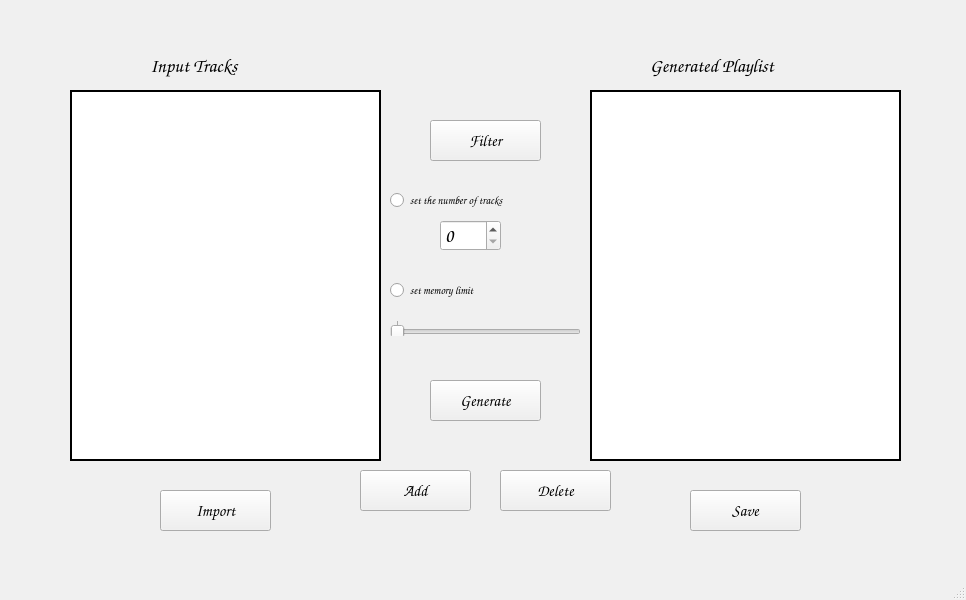
<?xml version="1.0" encoding="UTF-8"?>
<ui version="4.0">
 <class>MainWindow</class>
 <widget class="QMainWindow" name="MainWindow">
  <property name="windowModality">
   <enum>Qt::NonModal</enum>
  </property>
  <property name="geometry">
   <rect>
    <x>0</x>
    <y>0</y>
    <width>966</width>
    <height>600</height>
   </rect>
  </property>
  <property name="palette">
   <palette>
    <active>
     <colorrole role="Button">
      <brush brushstyle="SolidPattern">
       <color alpha="255">
        <red>52</red>
        <green>73</green>
        <blue>166</blue>
       </color>
      </brush>
     </colorrole>
     <colorrole role="Window">
      <brush brushstyle="SolidPattern">
       <color alpha="255">
        <red>143</red>
        <green>143</green>
        <blue>143</blue>
       </color>
      </brush>
     </colorrole>
    </active>
    <inactive>
     <colorrole role="Button">
      <brush brushstyle="SolidPattern">
       <color alpha="255">
        <red>240</red>
        <green>240</green>
        <blue>240</blue>
       </color>
      </brush>
     </colorrole>
     <colorrole role="Window">
      <brush brushstyle="SolidPattern">
       <color alpha="255">
        <red>240</red>
        <green>240</green>
        <blue>240</blue>
       </color>
      </brush>
     </colorrole>
    </inactive>
    <disabled>
     <colorrole role="Button">
      <brush brushstyle="SolidPattern">
       <color alpha="255">
        <red>52</red>
        <green>73</green>
        <blue>166</blue>
       </color>
      </brush>
     </colorrole>
     <colorrole role="Window">
      <brush brushstyle="SolidPattern">
       <color alpha="255">
        <red>143</red>
        <green>143</green>
        <blue>143</blue>
       </color>
      </brush>
     </colorrole>
    </disabled>
   </palette>
  </property>
  <property name="font">
   <font>
    <family>Comic Sans MS</family>
    <pointsize>14</pointsize>
    <bold>true</bold>
   </font>
  </property>
  <property name="windowTitle">
   <string>Playlist Generator</string>
  </property>
  <property name="windowIcon">
   <iconset theme="audio-input-microphone">
    <normaloff>.</normaloff>.</iconset>
  </property>
  <property name="windowOpacity">
   <double>2.000000000000000</double>
  </property>
  <widget class="QWidget" name="centralwidget">
   <widget class="QPushButton" name="importButton">
    <property name="geometry">
     <rect>
      <x>160</x>
      <y>490</y>
      <width>111</width>
      <height>41</height>
     </rect>
    </property>
    <property name="font">
     <font>
      <family>Comic Sans MS</family>
      <pointsize>12</pointsize>
      <bold>true</bold>
     </font>
    </property>
    <property name="text">
     <string>Import</string>
    </property>
   </widget>
   <widget class="QListWidget" name="listImport">
    <property name="geometry">
     <rect>
      <x>70</x>
      <y>90</y>
      <width>311</width>
      <height>371</height>
     </rect>
    </property>
    <property name="palette">
     <palette>
      <active>
       <colorrole role="Button">
        <brush brushstyle="SolidPattern">
         <color alpha="255">
          <red>255</red>
          <green>255</green>
          <blue>255</blue>
         </color>
        </brush>
       </colorrole>
       <colorrole role="Base">
        <brush brushstyle="SolidPattern">
         <color alpha="255">
          <red>170</red>
          <green>170</green>
          <blue>255</blue>
         </color>
        </brush>
       </colorrole>
      </active>
      <inactive>
       <colorrole role="Button">
        <brush brushstyle="SolidPattern">
         <color alpha="255">
          <red>240</red>
          <green>240</green>
          <blue>240</blue>
         </color>
        </brush>
       </colorrole>
       <colorrole role="Base">
        <brush brushstyle="SolidPattern">
         <color alpha="255">
          <red>255</red>
          <green>255</green>
          <blue>255</blue>
         </color>
        </brush>
       </colorrole>
      </inactive>
      <disabled>
       <colorrole role="Button">
        <brush brushstyle="SolidPattern">
         <color alpha="255">
          <red>255</red>
          <green>255</green>
          <blue>255</blue>
         </color>
        </brush>
       </colorrole>
       <colorrole role="Base">
        <brush brushstyle="SolidPattern">
         <color alpha="255">
          <red>240</red>
          <green>240</green>
          <blue>240</blue>
         </color>
        </brush>
       </colorrole>
      </disabled>
     </palette>
    </property>
    <property name="frameShape">
     <enum>QFrame::Box</enum>
    </property>
    <property name="frameShadow">
     <enum>QFrame::Plain</enum>
    </property>
    <property name="lineWidth">
     <number>2</number>
    </property>
    <property name="isWrapping" stdset="0">
     <bool>false</bool>
    </property>
   </widget>
   <widget class="QListWidget" name="listGenerate">
    <property name="geometry">
     <rect>
      <x>590</x>
      <y>90</y>
      <width>311</width>
      <height>371</height>
     </rect>
    </property>
    <property name="palette">
     <palette>
      <active>
       <colorrole role="Base">
        <brush brushstyle="SolidPattern">
         <color alpha="255">
          <red>170</red>
          <green>170</green>
          <blue>255</blue>
         </color>
        </brush>
       </colorrole>
      </active>
      <inactive>
       <colorrole role="Base">
        <brush brushstyle="SolidPattern">
         <color alpha="255">
          <red>255</red>
          <green>255</green>
          <blue>255</blue>
         </color>
        </brush>
       </colorrole>
      </inactive>
      <disabled>
       <colorrole role="Base">
        <brush brushstyle="SolidPattern">
         <color alpha="255">
          <red>240</red>
          <green>240</green>
          <blue>240</blue>
         </color>
        </brush>
       </colorrole>
      </disabled>
     </palette>
    </property>
    <property name="frameShape">
     <enum>QFrame::Box</enum>
    </property>
    <property name="frameShadow">
     <enum>QFrame::Plain</enum>
    </property>
    <property name="lineWidth">
     <number>2</number>
    </property>
   </widget>
   <widget class="QPushButton" name="generateButton">
    <property name="geometry">
     <rect>
      <x>430</x>
      <y>380</y>
      <width>111</width>
      <height>41</height>
     </rect>
    </property>
    <property name="font">
     <font>
      <family>Comic Sans MS</family>
      <pointsize>12</pointsize>
      <bold>true</bold>
     </font>
    </property>
    <property name="text">
     <string>Generate</string>
    </property>
   </widget>
   <widget class="QPushButton" name="addButton">
    <property name="geometry">
     <rect>
      <x>360</x>
      <y>470</y>
      <width>111</width>
      <height>41</height>
     </rect>
    </property>
    <property name="font">
     <font>
      <family>Comic Sans MS</family>
      <pointsize>12</pointsize>
      <bold>true</bold>
     </font>
    </property>
    <property name="text">
     <string>Add</string>
    </property>
   </widget>
   <widget class="QPushButton" name="deleteButton">
    <property name="geometry">
     <rect>
      <x>500</x>
      <y>470</y>
      <width>111</width>
      <height>41</height>
     </rect>
    </property>
    <property name="font">
     <font>
      <family>Comic Sans MS</family>
      <pointsize>12</pointsize>
      <bold>true</bold>
     </font>
    </property>
    <property name="text">
     <string>Delete</string>
    </property>
   </widget>
   <widget class="QPushButton" name="filterButton">
    <property name="geometry">
     <rect>
      <x>430</x>
      <y>120</y>
      <width>111</width>
      <height>41</height>
     </rect>
    </property>
    <property name="palette">
     <palette>
      <active>
       <colorrole role="Base">
        <brush brushstyle="SolidPattern">
         <color alpha="255">
          <red>50</red>
          <green>100</green>
          <blue>150</blue>
         </color>
        </brush>
       </colorrole>
      </active>
      <inactive>
       <colorrole role="Base">
        <brush brushstyle="SolidPattern">
         <color alpha="255">
          <red>255</red>
          <green>255</green>
          <blue>255</blue>
         </color>
        </brush>
       </colorrole>
      </inactive>
      <disabled>
       <colorrole role="Base">
        <brush brushstyle="SolidPattern">
         <color alpha="255">
          <red>240</red>
          <green>240</green>
          <blue>240</blue>
         </color>
        </brush>
       </colorrole>
      </disabled>
     </palette>
    </property>
    <property name="font">
     <font>
      <family>Comic Sans MS</family>
      <pointsize>12</pointsize>
      <bold>true</bold>
     </font>
    </property>
    <property name="text">
     <string>Filter</string>
    </property>
    <property name="icon">
     <iconset theme="audio-input-microphone">
      <normaloff>.</normaloff>.</iconset>
    </property>
   </widget>
   <widget class="QLabel" name="label">
    <property name="geometry">
     <rect>
      <x>150</x>
      <y>40</y>
      <width>151</width>
      <height>51</height>
     </rect>
    </property>
    <property name="font">
     <font>
      <family>Comic Sans MS</family>
      <pointsize>14</pointsize>
      <italic>false</italic>
      <bold>true</bold>
     </font>
    </property>
    <property name="text">
     <string>Input Tracks</string>
    </property>
   </widget>
   <widget class="QLabel" name="label_2">
    <property name="geometry">
     <rect>
      <x>650</x>
      <y>50</y>
      <width>211</width>
      <height>31</height>
     </rect>
    </property>
    <property name="font">
     <font>
      <family>Comic Sans MS</family>
      <pointsize>14</pointsize>
      <bold>true</bold>
     </font>
    </property>
    <property name="text">
     <string>Generated Playlist</string>
    </property>
   </widget>
   <widget class="QPushButton" name="saveButton">
    <property name="geometry">
     <rect>
      <x>690</x>
      <y>490</y>
      <width>111</width>
      <height>41</height>
     </rect>
    </property>
    <property name="font">
     <font>
      <family>Comic Sans MS</family>
      <pointsize>12</pointsize>
      <bold>true</bold>
     </font>
    </property>
    <property name="text">
     <string>Save</string>
    </property>
   </widget>
   <widget class="QRadioButton" name="setNumber">
    <property name="geometry">
     <rect>
      <x>390</x>
      <y>190</y>
      <width>211</width>
      <height>21</height>
     </rect>
    </property>
    <property name="font">
     <font>
      <family>Comic Sans MS</family>
      <pointsize>8</pointsize>
      <bold>true</bold>
     </font>
    </property>
    <property name="text">
     <string>set the number of tracks</string>
    </property>
   </widget>
   <widget class="QSpinBox" name="spinBox">
    <property name="geometry">
     <rect>
      <x>440</x>
      <y>220</y>
      <width>61</width>
      <height>31</height>
     </rect>
    </property>
    <property name="maximum">
     <number>1000</number>
    </property>
    <property name="singleStep">
     <number>100</number>
    </property>
   </widget>
   <widget class="QSlider" name="horizontalSlider">
    <property name="geometry">
     <rect>
      <x>390</x>
      <y>320</y>
      <width>191</width>
      <height>16</height>
     </rect>
    </property>
    <property name="minimum">
     <number>1</number>
    </property>
    <property name="maximum">
     <number>8</number>
    </property>
    <property name="singleStep">
     <number>1</number>
    </property>
    <property name="pageStep">
     <number>1</number>
    </property>
    <property name="tracking">
     <bool>true</bool>
    </property>
    <property name="orientation">
     <enum>Qt::Horizontal</enum>
    </property>
    <property name="tickPosition">
     <enum>QSlider::TicksAbove</enum>
    </property>
    <property name="tickInterval">
     <number>512</number>
    </property>
   </widget>
   <widget class="QRadioButton" name="setMemory">
    <property name="geometry">
     <rect>
      <x>390</x>
      <y>280</y>
      <width>141</width>
      <height>21</height>
     </rect>
    </property>
    <property name="font">
     <font>
      <family>Comic Sans MS</family>
      <pointsize>8</pointsize>
      <bold>true</bold>
     </font>
    </property>
    <property name="text">
     <string>set memory limit</string>
    </property>
   </widget>
   <widget class="QLabel" name="memoryLabel">
    <property name="geometry">
     <rect>
      <x>440</x>
      <y>340</y>
      <width>91</width>
      <height>20</height>
     </rect>
    </property>
    <property name="text">
     <string/>
    </property>
   </widget>
  </widget>
  <widget class="QStatusBar" name="statusbar"/>
 </widget>
 <resources/>
 <connections/>
</ui>
